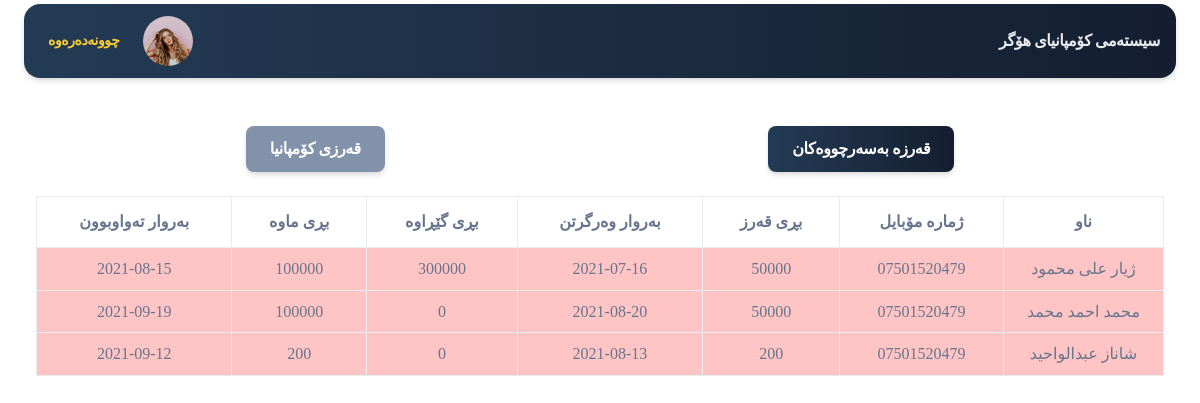
Screenshot of /app/debts.php (signed in) with the database file from the repository.
### tables this page shows
CREATE TABLE `system` (
  `id` int(11) NOT NULL,
  `name` text NOT NULL,
  `avatar` text NOT NULL
);

CREATE TABLE `debt` (
  `id_debt` int(11) NOT NULL,
  `debt_amount` int(11) NOT NULL,
  `date_start` date NOT NULL,
  `date_end` date NOT NULL,
  `gerawa` int(11) NOT NULL,
  `mawa` int(11) NOT NULL,
  `clientid` int(11) NOT NULL,
  `name` varchar(255) NOT NULL,
  `phone` varchar(11) NOT NULL
);

### server/helper.php (called while the page is built, shortened)
<?php
include_once("conn.php");
?>
<?php
function show($sql) {
	global $conn;
	$get =  mysqli_query($conn,$sql);
	$result=[];
	while ($row=mysqli_fetch_assoc($get)) {
		$result[]=$row;
	}
	return $result;
}

### app/debts.php (the view, shortened to what this page needs)
<?php require_once('header.php'); ?>
<div class="container d-flex justify-content-around mt-5 flex-wrap">
<a href="expire_debt.php" style="font-size:16px"  class="btn btn-dark " > قەرزە بەسەرچووەکان</a>
<a href="debt_company.php" style="font-size:16px"  class="btn btn-secondary " >قەرزی کۆمپانیا</a>
</div>
<div class="container-fluid mt-2">
    <div class="row m-auto">
        <div class="col-md-12">
            <div class="table-responsive">
            <table class="table table-bordered text-center">
            <thead>
                <tr>
                    <th scope="col">ناو</th>
                    <th scope="col">ژمارە مۆبایل</th>
                    <th scope="col"> بڕی قەرز</th>
                    <th scope="col"> بەروار وەرگرتن</th>
                    <th scope="col">بڕی گێڕاوە</th>
                    <th scope="col">بڕی ماوە</th>
                    <th scope="col"> بەروار تەواوبوون</th>
                </tr>
            </thead>
            <tbody>
                <?php
       $debts=show("SELECT * FROM debt WHERE mawa!=0");
    foreach ($debts as $debt) {
            $debt_amount=$debt['debt_amount'];
            $date_debt_start=$debt['date_start'];
            $date_debt_end=$debt['date_end'];
            $gerawa=$debt['gerawa'];
            $mawa=$debt['mawa'];
            $name=$debt['name'];
            $phone=$debt['phone'];
     ?>
<?php
                $alert_date=date('Y-m-d', strtotime($date_debt_end. ' - 2 days'));
                $today=date("Y-m-d") ;
                ?>
                <tr class="<?php  echo $alert_date<=$today ?  'debt_danger' : '' ;  echo $mawa==0 ? 'debt_success': '' ?>" >
                    <td><?=$name?></td>
                    <td><?=$phone?></td>
                    <td><?=$debt_amount?></td>
                    <td><?=$date_debt_start?></td>
                    <td><?=$gerawa?></td>
                    <td><?=$mawa?></td>
                    <td><?=$date_debt_end?></td>
                </tr>
                <?php } ?>
            </tbody>
        </table>
            </div>
        </div>
    </div>
    <?php require_once('footer.php'); ?>

### app/header.php (shortened to what this page needs)
<?php
require_once('../server/helper.php') ;
  ?>
<!DOCTYPE html>
<html dir="rtl">
<head>
  <link href="../assets/css/nucleo-icons.css" rel="stylesheet" />
  <link href="../assets/css/nucleo-svg.css" rel="stylesheet" />
  <link href="../assets/font-awesome/all.css" rel="stylesheet" />
  <link href="../assets/css/nucleo-svg.css" rel="stylesheet" />
  <link id="pagestyle" href="../assets/css/soft-ui-dashboard.css?v=1.0.3" rel="stylesheet" />
  <link id="pagestyle" href="../assets/css/style.css" rel="stylesheet" />
  <link rel="stylesheet" href="../assets/css/datatables.css">
  <link rel="stylesheet" href="../assets/css/datatables.min.css">
</head>
<body class="g-sidenav-show">
<?php
if (!isset($_GET['print_type'])) {
?>
  <main class="main-content position-relative max-height-vh-100 h-100 mt-1 border-radius-lg ">
    <nav class="navbar navbar-main navbar-expand-lg px-0 mx-4 shadow bg-first border-radius-xl" id="navbarBlur" navbar-scroll="true">
      <div class="container-fluid py-1 px-3">
      <nav aria-label="breadcrumb">
        <?php $select = show(" SELECT * FROM system ");
      foreach($select as $row) {
          $name = $row['name'];
?>
          <a href="index.php" class="font-weight-bolder mb-0 text-light">  <?=$name;?> </a>
          <?php }  ?>
        </nav>
        <div class="collapse navbar-collapse" dir="ltr" id="navbar">
          <ul class="navbar-nav" dir="rtl" >
            <li class="nav-item px-3 d-flex align-items-center">
              <a href="profile.php" class="nav-link text-body p-0 ">
              <img src="../assets/img/pro/team-1.jpg" width="50" class="img-fluid rounded-circle " alt="">
              </a>
            </li>
            <li class="nav-item d-flex align-items-center">
              <a href="logout.php" class="nav-link text-body font-weight-bold px-0">
                <span class="d-sm-inline p-2 text-warning">چوونەدەرەوە</span>
              </a>
            </li>
              </ul>
        </div>
      </div>
    </nav>
    <?php } ?>

### assets/css/style.css (style rules this page uses)
* { margin: 0px; padding: 0px; font-family: 'Speda-Regular'; }
body { font-family: 'Speda-Regular'; }
table tr th { text-align-last: center !important; }
.bg-first { background: #141E30; background: -webkit-linear-gradient(to right, #243B55, #141E30); background: linear-gradient(to right, #243B55, #141E30); color: aliceblue; }
.btn-dark { background: #141E30; background: -webkit-linear-gradient(to right, #243B55, #141E30); background: linear-gradient(to right, #243B55, #141E30); }
.debt_danger { background: rgba(255, 0, 0, 0.226) !important; }

### app/debts.php (style rules this page uses)
.table tbody tr:last-child td { border-width: 1px !important; }
.table { border-radius:10px !important; }

### rows the page displays
system: name "سیستەمی کۆمپانیای هۆگر"
debt: name "ژیار علی محمود", phone "07501520479", debt_amount "50000", date_start "2021-07-16", gerawa "300000", mawa "100000", date_end "2021-08-15"
debt: name "محمد احمد محمد", phone "07501520479", debt_amount "50000", date_start "2021-08-20", gerawa "0", mawa "100000", date_end "2021-09-19"
debt: name "شاناز عبدالواحید", phone "07501520479", debt_amount "200", date_start "2021-08-13", gerawa "0", mawa "200", date_end "2021-09-12"
